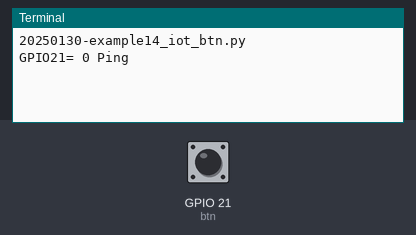
Bench run of a program on a simulated Raspberry Pi (BCM pin numbers). Shown: the last lines printed to the terminal. The inputs (shaded band) are chosen by the test bench; at power-on: GPIO 21 (btn) HIGH.

Above: at 1.2 s.
1.3 s: GPIO 21 (btn) pulled LOW for 0.15 s
At 1.46 s:
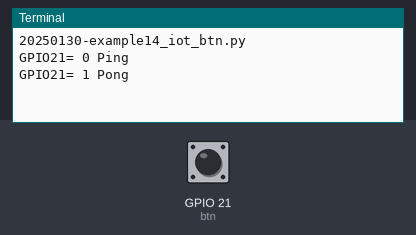
At 2.2 s:
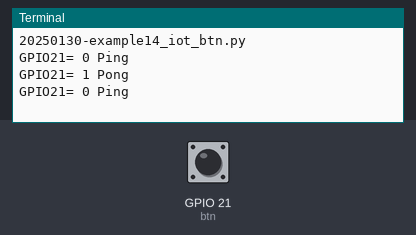

Measured:
- after the input at 1.3 s, the terminal: prints a new line at once (image 1)

The program:

20250130-example14_iot_btn.py
```python
#!/usr/bin/env python3

port=21
udp_to='255.255.255.255'
udp_port=1024

import socket
from gpiozero import Button
from time import sleep
from sys import argv

print(argv[0])
if(len(argv)>2):
    port=int(argv[1])

btn=Button(port, bounce_time=0.1,pull_up=True)

b=1
while True:
    try:
        while(b==btn.value):
            sleep(0.1)
    except KeyboardInterrupt:
        print("\nKeyboard Interrupt")
        btn.close()
        exit()

    b=int(not(b))
    if b==0:
        udp_s='Ping'
    else:
        udp_s='Pong'
    print('GPIO'+str(port)+'=',b,udp_s)

    sock=socket.socket(socket.AF_INET, socket.SOCK_DGRAM)
    sock.setsockopt(socket.SOL_SOCKET, socket.SO_BROADCAST,1)
    udp_bytes=(udp_s+'\n').encode()
    try:
        sock.sendto(udp_bytes, (udp_to,udp_port))
    except Exception as e:
        print (e)
    sock.close()
```
